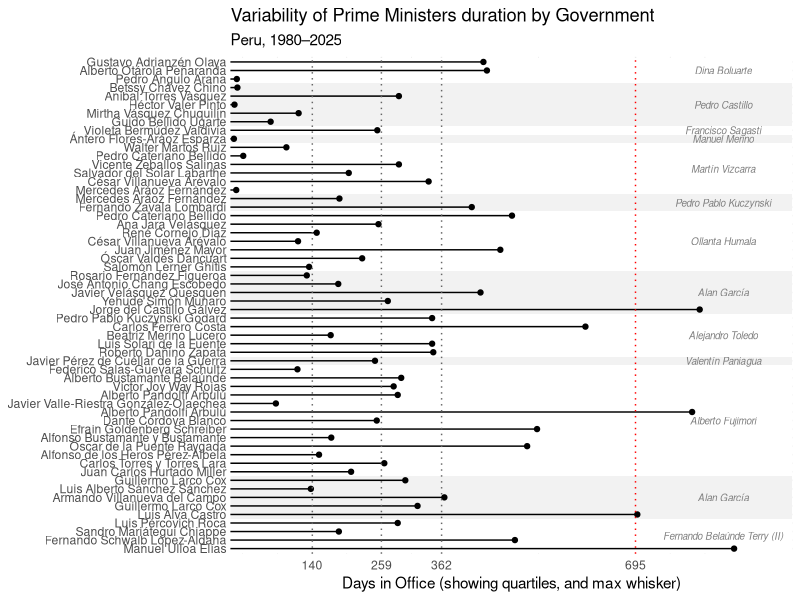

Here is the R script that generated this plot: (Note: this script raises an error after producing the figure.)
###
library(ggplot2)
library(dplyr)
library(rio)


link='https://github.com/PULSO-PUCP/premieres/raw/refs/heads/main/spellsModel.xlsx'
df <- rio::import('spellsModel.xlsx') %>%
    arrange(start) %>%
    mutate(
        internal_label = make.unique(as.character(PCM)),
        spell_label = factor(internal_label, levels = internal_label),
        display_label = PCM
    )

q1 <- quantile(df$spell_duration, 0.25)
med <- median(df$spell_duration)
q3 <- quantile(df$spell_duration, 0.75)
iqr <- IQR(df$spell_duration)
max_whisker <- q3 + 1.5 * iqr #(upper bound for typical values)



# Map y-axis positions
df$y_pos <- as.numeric(df$spell_label)

# Identify president segments (start and end y positions)
pres_blocks <- df %>%
    mutate(block = cumsum(PresidentOfExecutive != lag(PresidentOfExecutive, default = first(PresidentOfExecutive)))) %>%
    group_by(block, PresidentOfExecutive) %>%
    summarise(ymin = min(y_pos) - 0.5, ymax = max(y_pos) + 0.5, .groups = "drop")

pres_blocks <- pres_blocks %>%
    mutate(
        ymid = (ymin + ymax) / 2  # vertical midpoint for label
    )

# Begin plot
durationLolli=ggplot(df, aes(x = spell_duration, y = spell_label)) +
    
    geom_rect(data = pres_blocks, aes(xmin = 0, xmax = max(df$spell_duration) + 100,
                                      ymin = ymin, ymax = ymax,
                                      fill = as.factor(block)),
              color = NA, alpha = 1, inherit.aes = FALSE) +
    geom_text(
        data = pres_blocks,
        aes(x = max_whisker+150, y = ymid, label = PresidentOfExecutive),  # x=10 keeps labels on the left
        inherit.aes = FALSE,
        hjust = 0.5,  # left-align
        size = 2.5,  # adjust for readability
        fontface = "italic",color='grey50')+
    
    scale_fill_manual(values = rep(c("white", "grey95"), length.out = nrow(pres_blocks))) +
    
    guides(fill = "none")+
    # Lollipop stems and heads
    geom_segment(aes(x = 0, xend = spell_duration, yend = spell_label), color = "black") +
    geom_point(color = "black") +
    scale_y_discrete(labels = df$display_label) +
    # Use only those as x-axis ticks
    scale_x_continuous(
        expand = c(0, 0),
        breaks = round(c(q1, med, q3, max_whisker)),
        labels = round(c(q1, med, q3, max_whisker))
    )+
    geom_vline(xintercept = c(q1, med, q3), linetype = "dotted", color = "grey40") +
    geom_vline(xintercept = max_whisker, linetype = "dotted", color = "red")+
    labs(
        title = "Variability of Prime Ministers duration by Government",
        subtitle = "Peru, 1980–2025",
        x = "Days in Office (showing quartiles, and max whisker)",
        y = NULL
    ) +
    theme_minimal() +
    theme(axis.text.y = element_text(margin = margin(r = 0)) 
    )

ggsave("durationLolli.pdf", durationLolli)



# kaplanDuration ----------------------------------------------------------


# Load data
rm(list = ls())
df <- read_excel("spellsModel.xlsx")

# Create survival object
surv_obj <- Surv(time = df$spell_duration, event = df$status)

# Fit Kaplan-Meier model
km_fit <- survfit(surv_obj ~ 1)  # no stratification, just baseline survival


# Define time points where you want annotations
time_points <- c(0, 180, 365, 730, 1000)  # Adjust as needed

# Extract survival values and number at risk at those times
summary_km <- summary(km_fit, times = time_points)
risk_df <- data.frame(
    time   = summary_km$time,
    n_risk = summary_km$n.risk,
    surv   = summary_km$surv
)

# Create the survival plot
kaplan_plot <- ggsurvplot(
    km_fit,
    data = df,
    conf.int = TRUE,
    risk.table = FALSE,
    legend = "none",
    xlab = "Days in Office",
    ylab = "Survival Probability",
    title = "Survival of Peruvian Prime Ministers, 1980–2025",
    palette = "black",
    censor.shape = "|",
    censor.size = 2
)

# Add the number-at-risk annotations at curve height
kaplanDuration=kaplan_plot$plot +
    geom_label(
        data = risk_df,
        aes(x = time, y = surv, label = paste0("n=", n_risk)),
        size = 3,
        vjust = -0.5,
        color = "black"
    )

ggsave("kaplanDuration.pdf", kaplanDuration)